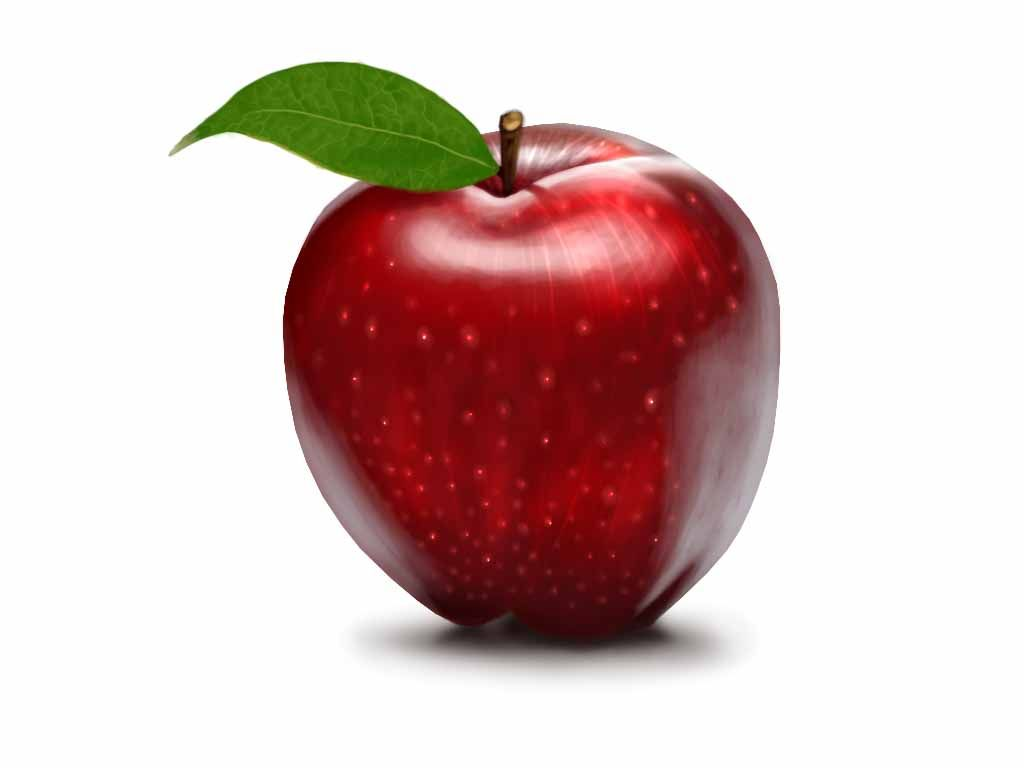
#> input picture apple.jpg, 1024 x 768 px
$ python Assignment3_21BCE11159.py
#> lines starting #> are read from the running program, lines starting #| are printed output that depends on the picture
import cv2
import matplotlib.pyplot as plt
import numpy as np

# create an object of figure
fig=plt.figure(figsize=(15,10))
axis=fig.add_subplot(241)
axis.set_title("Original Image")

image=cv2.imread("apple.jpg")
#> image is the input picture: shape (768, 1024, 3); mean B, G, R 191.4, 193.8, 216.5
height,width,channel=image.shape
#> height = 768; width = 1024; channel = 3
image=cv2.cvtColor(image,cv2.COLOR_BGR2RGB)
plt.imshow(image,cmap="gray")


#translation
translation_filter=np.float32([(1,0,60),(0,1,60),(0,0,1)])
transImage=cv2.warpPerspective(image,translation_filter,(width,height))
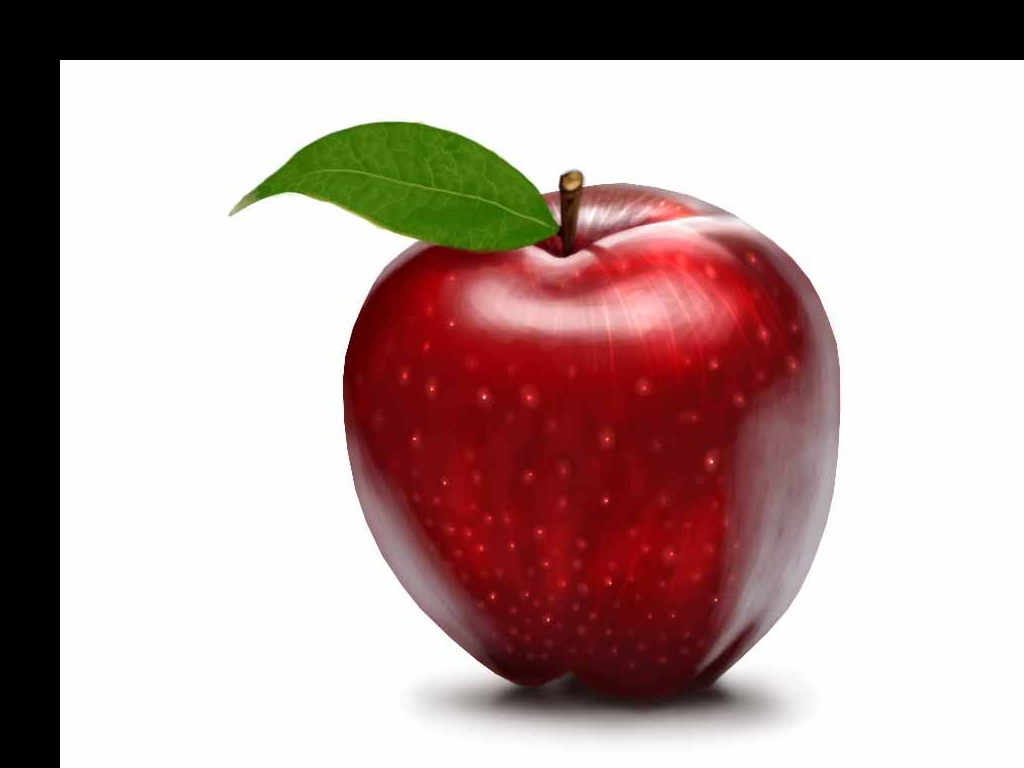
#> transImage: shape (768, 1024, 3); mean R, G, B 182.9, 160.2, 157.9
axis=fig.add_subplot(242)
axis.set_title("Translated Image")
plt.imshow(transImage,cmap="gray")


#Image Scaling
scale_matrix=np.float32([(0.9,0,0),(0,0.7,0),(0,0,1)])
scaleImage=cv2.warpPerspective(image,scale_matrix,(width,height))
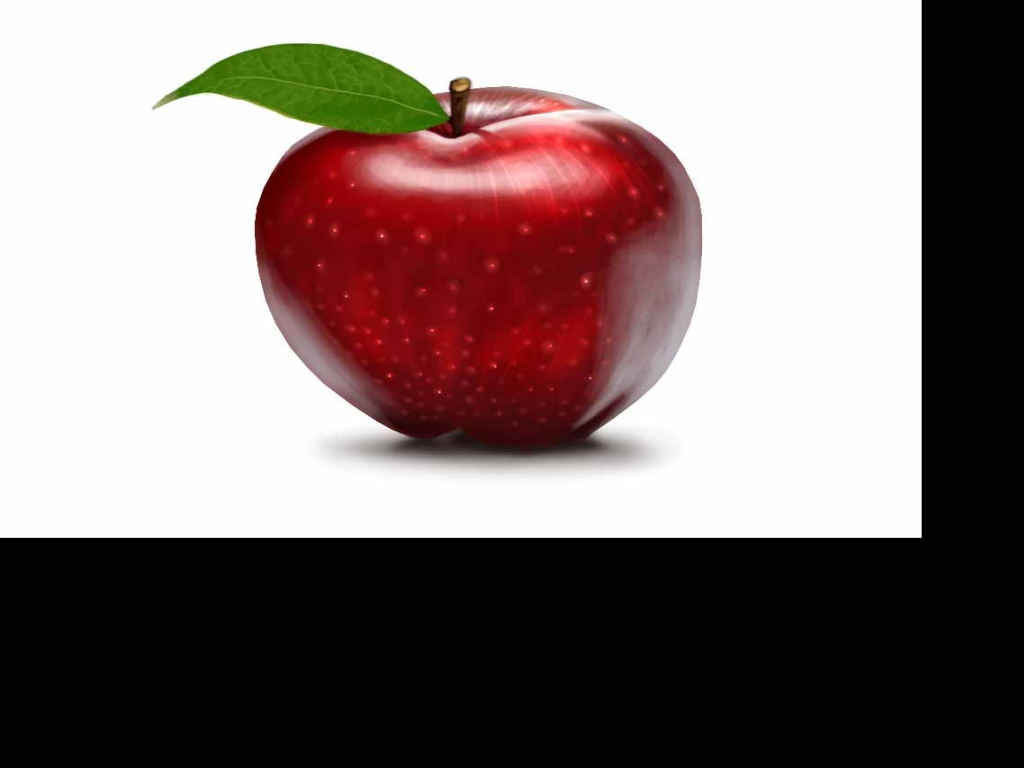
#> scaleImage: shape (768, 1024, 3); mean R, G, B 136.5, 122.2, 120.7
axis=fig.add_subplot(243)
axis.set_title("Scaled Image")
plt.imshow(scaleImage,cmap="gray")

#Image Shearing --Shearing in X direction
shearing_kernal = np.float32([(1,0.5,0),(0,1,0),(0,0,1)])
shearedImage=cv2.warpPerspective(image,shearing_kernal,(width,height))
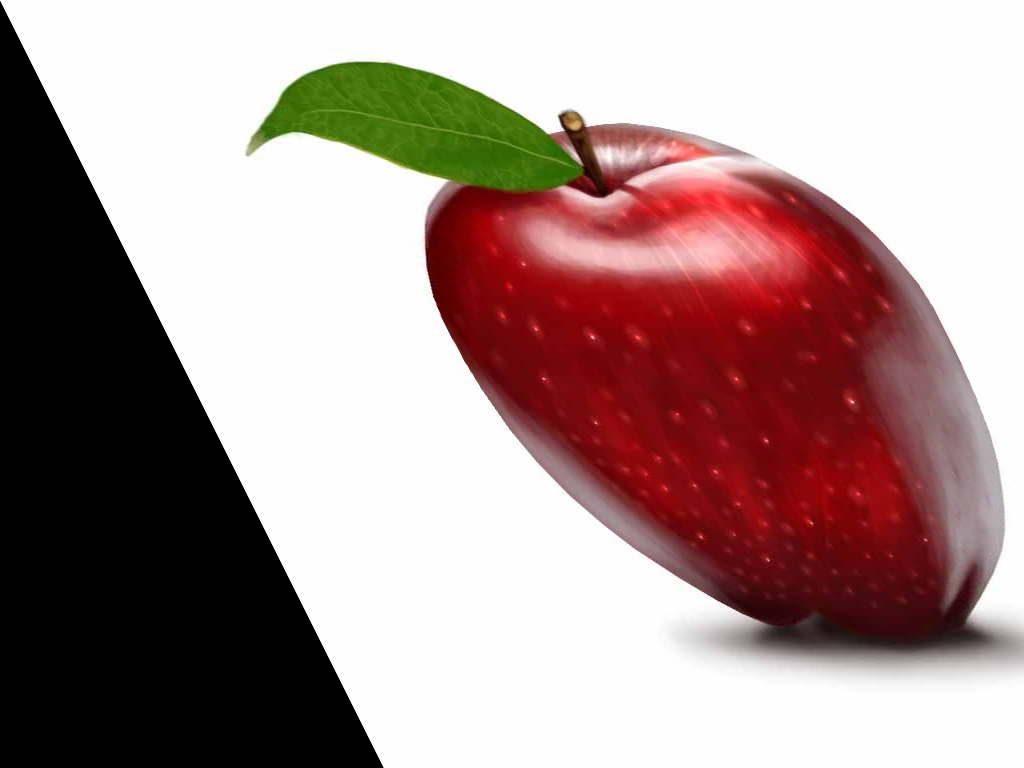
#> shearedImage: shape (768, 1024, 3); mean R, G, B 169.1, 146.3, 144
axis=fig.add_subplot(244)
axis.set_title("Image Shearing")
plt.imshow(shearedImage,cmap="gray")

#Reflection in x axis
reflect_kernal=np.float32([(1,0,0),(0,-1,height),(0,0,1)])
#> reflect_kernal = [[1, 0, 0], [0, -1, 768], [0, 0, 1]]
reflectedImage=cv2.warpPerspective(image,reflect_kernal,(width,height))
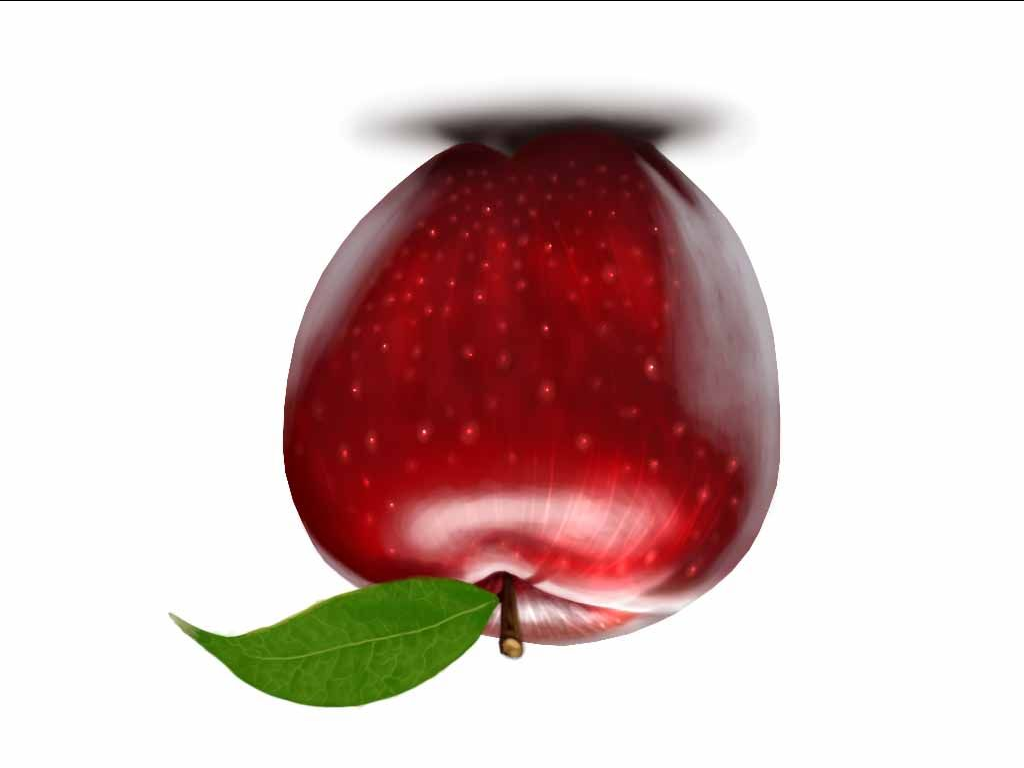
#> reflectedImage: shape (768, 1024, 3); mean R, G, B 216.2, 193.4, 191.1
axis=fig.add_subplot(245)
axis.set_title("Reflected Image")
plt.imshow(reflectedImage,cmap="gray")

#Rotation
angle=np.radians(10)
rotation_kernal=np.float32([
                    [np.cos(angle), -(np.sin(angle)), 0],
                    [np.sin(angle), np.cos(angle), 0],
                    [0, 0, 1]])

rotated_image=cv2.warpPerspective(image,rotation_kernal,(width,height))
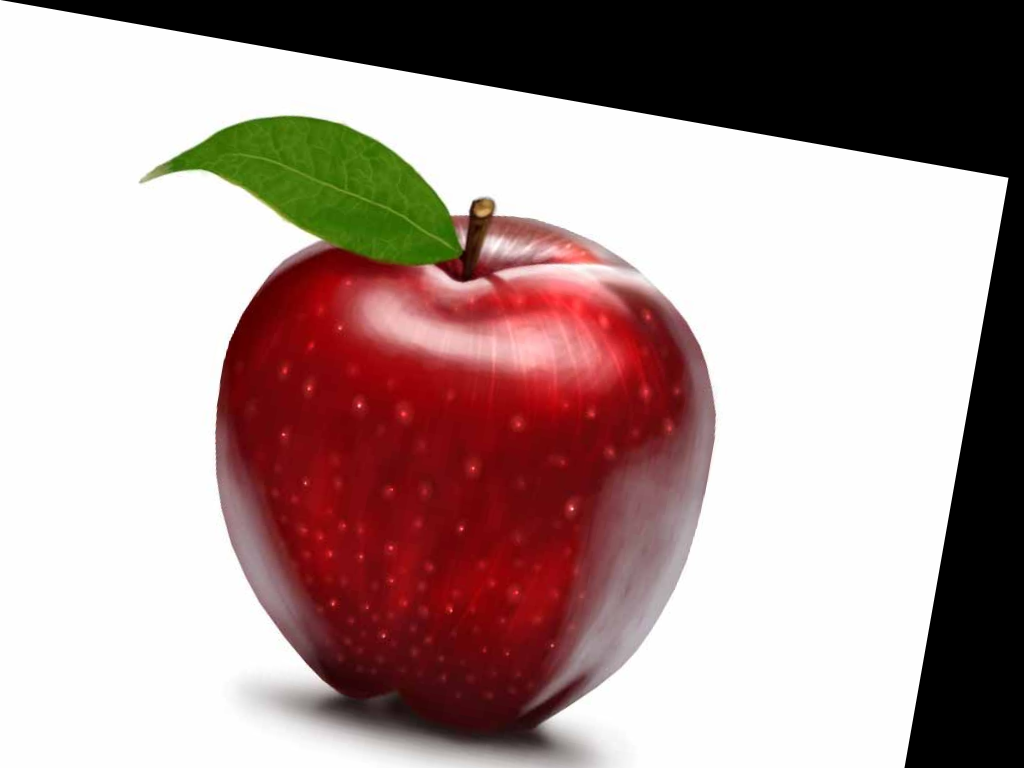
#> rotated_image: shape (768, 1024, 3); mean R, G, B 173.9, 151.2, 148.8
axis=fig.add_subplot(246)
axis.set_title("Roation")
plt.imshow(rotated_image,cmap="gray")


#crop image
cropped_image=image[100:600,100:600]
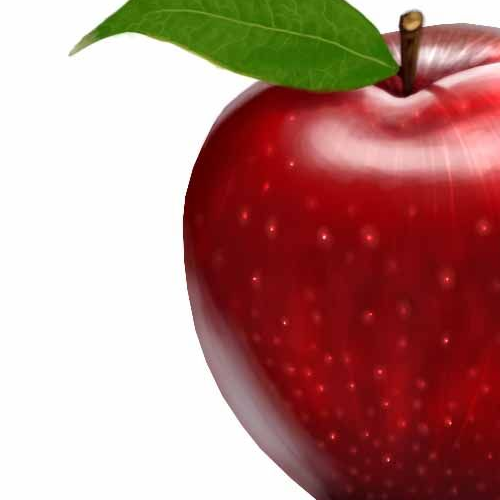
#> cropped_image: shape (500, 500, 3); mean R, G, B 182.7, 134.6, 128.6
axis=fig.add_subplot(247)
axis.set_title("Cropped Image")
plt.imshow(cropped_image,cmap="gray")

# Morphological Operations
ones_kernal=np.ones((3,3),np.uint8)
dilation=cv2.dilate(image,ones_kernal)
axis=fig.add_subplot(248)
axis.set_title("Dilation")
plt.imshow(dilation,cmap="gray")


plt.show()
